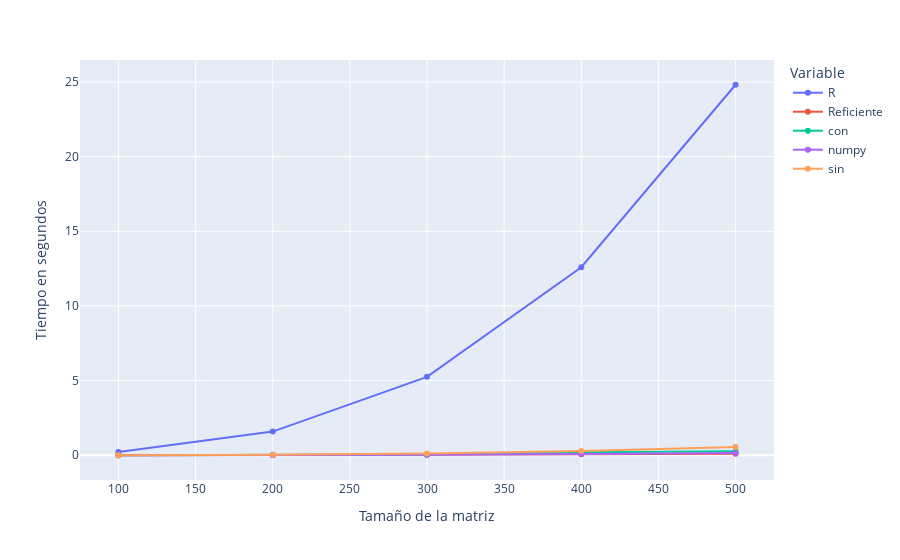

Notebook cell for this chart:
### Code cell
fig = px.line(df2, x="experiment", y="Valor", color='Variable', markers=True, title='', labels=labels)
# fig.write_html('fxf.html'.format(fig))
fig.show()

### Figure 1 — Plotly figure (JSON) as saved in the notebook; plotly's stock layout.template omitted (floating-point values rounded to 4 significant figures)
{"data": [{"hovertemplate": "Variable=R<br>Tamaño de la matriz=%{x}<br>Tiempo en segundos=%{y}<extra></extra>", "legendgroup": "R", "line": {"color": "#636efa", "dash": "solid"}, "marker": {"symbol": "circle"}, "mode": "markers+lines", "name": "R", "orientation": "v", "showlegend": true, "type": "scatter", "x": [100, 200, 300, 400, 500], "xaxis": "x", "y": [0.2205, 1.585, 5.252, 12.59, 24.81], "yaxis": "y"}, {"hovertemplate": "Variable=Reficiente<br>Tamaño de la matriz=%{x}<br>Tiempo en segundos=%{y}<extra></extra>", "legendgroup": "Reficiente", "line": {"color": "#EF553B", "dash": "solid"}, "marker": {"symbol": "circle"}, "mode": "markers+lines", "name": "Reficiente", "orientation": "v", "showlegend": true, "type": "scatter", "x": [100, 200, 300, 400, 500], "xaxis": "x", "y": [0.002029, 0.01459, 0.03377, 0.06021, 0.1038], "yaxis": "y"}, {"hovertemplate": "Variable=con<br>Tamaño de la matriz=%{x}<br>Tiempo en segundos=%{y}<extra></extra>", "legendgroup": "con", "line": {"color": "#00cc96", "dash": "solid"}, "marker": {"symbol": "circle"}, "mode": "markers+lines", "name": "con", "orientation": "v", "showlegend": true, "type": "scatter", "x": [100, 200, 300, 400, 500], "xaxis": "x", "y": [0.003383, 0.02673, 0.05929, 0.21, 0.2637], "yaxis": "y"}, {"hovertemplate": "Variable=numpy<br>Tamaño de la matriz=%{x}<br>Tiempo en segundos=%{y}<extra></extra>", "legendgroup": "numpy", "line": {"color": "#ab63fa", "dash": "solid"}, "marker": {"symbol": "circle"}, "mode": "markers+lines", "name": "numpy", "orientation": "v", "showlegend": true, "type": "scatter", "x": [100, 200, 300, 400, 500], "xaxis": "x", "y": [0.001005, 0.009315, 0.0306, 0.08491, 0.1527], "yaxis": "y"}, {"hovertemplate": "Variable=sin<br>Tamaño de la matriz=%{x}<br>Tiempo en segundos=%{y}<extra></extra>", "legendgroup": "sin", "line": {"color": "#FFA15A", "dash": "solid"}, "marker": {"symbol": "circle"}, "mode": "markers+lines", "name": "sin", "orientation": "v", "showlegend": true, "type": "scatter", "x": [100, 200, 300, 400, 500], "xaxis": "x", "y": [0.004785, 0.03709, 0.1235, 0.2859, 0.554], "yaxis": "y"}], "layout": {"legend": {"title": {"text": "Variable"}, "tracegroupgap": 0}, "margin": {"t": 60}, "xaxis": {"anchor": "y", "domain": [0, 1], "title": {"text": "Tamaño de la matriz"}}, "yaxis": {"anchor": "x", "domain": [0, 1], "title": {"text": "Tiempo en segundos"}}}}
